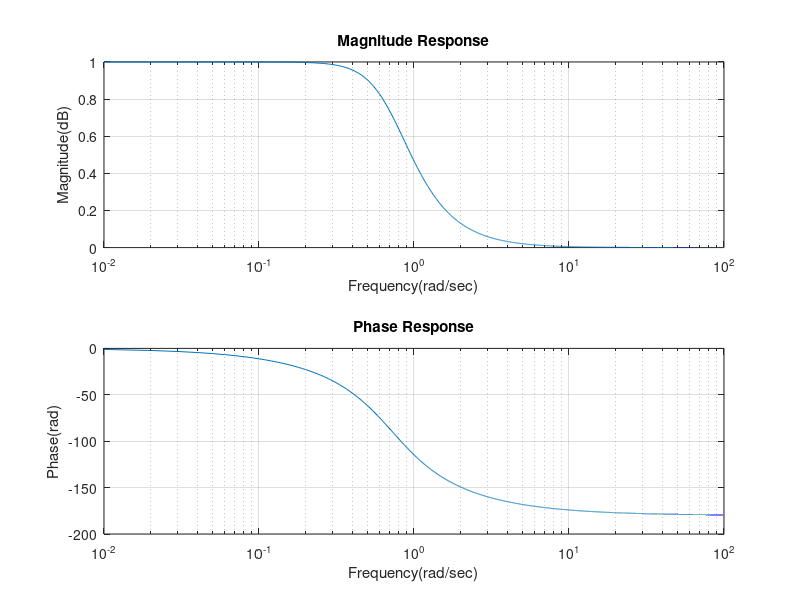

The MATLAB script that drew this image:
clear all;
close all;
clc
W = 0 : 0.01 : 100;
W0 = sqrt(0.5279);
num = [0.5279];
den = [1 1.0275 0.5279];
tf = freqs(num, den, W);
phase = angle(tf)*180/pi;
mag = abs(tf);
subplot(2,1,1);
semilogx(W,mag);
title('Magnitude Response');
xlabel('Frequency(rad/sec)');
ylabel('Magnitude(dB)');
grid on;
subplot(2,1,2);
semilogx(W,phase);
title('Phase Response');
xlabel('Frequency(rad/sec)');
ylabel('Phase(rad)');
grid on;